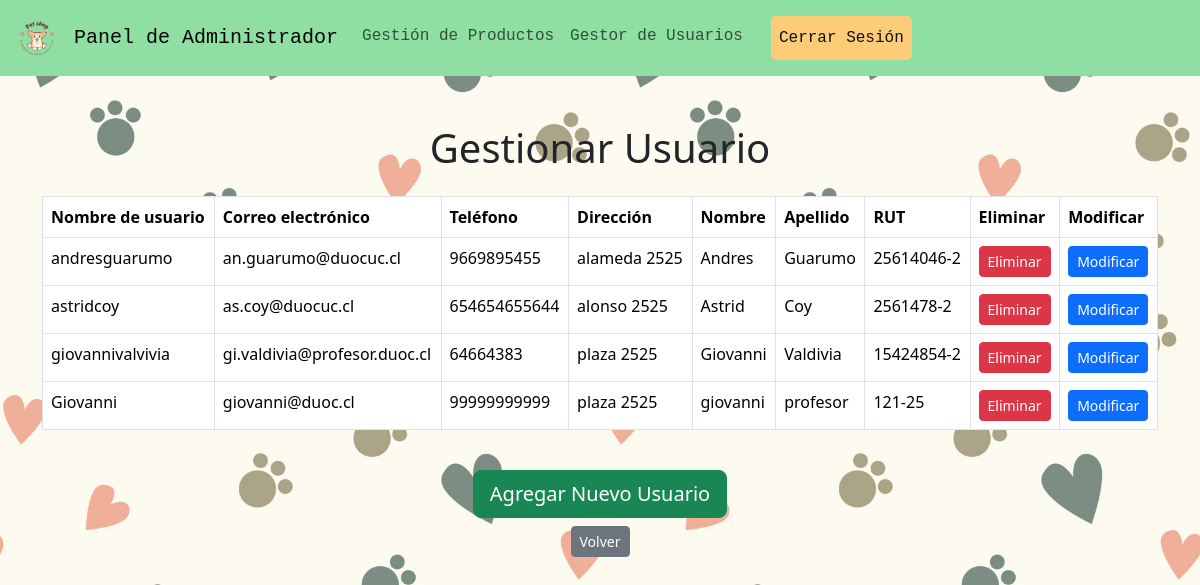
The app's page /tienda/manage_usuarios/ with its own data.
### tienda/models.py (models this page shows, shortened)
class Usuario(AbstractUser):
    nombre = models.CharField(max_length=100, blank=True, null=True)
    apellido = models.CharField(max_length=100, blank=True, null=True)
    rut = models.CharField(max_length=20, blank=True, null=True)
    telefono = models.CharField(max_length=20, blank=True, null=True)
    direccion = models.CharField(max_length=255, blank=True, null=True)

### tienda/views.py (the view)
# urls.py: path('manage_usuarios/', views.manage_usuarios, name='manage_usuarios'),
def manage_usuarios(request):
    usuarios = Usuario.objects.all()
    context = {'usuarios': usuarios}
    return render(request, 'tienda/manage_usuarios.html', context)

### tienda/templates/tienda/manage_usuarios.html (shortened to what this page needs)
{% load static %}
<!DOCTYPE html>
<html lang="es">
<head>
    <link  rel="stylesheet" href="{% static 'tienda/css/estilo.css' %}" >
    <link href="https://cdn.jsdelivr.net/npm/bootstrap@5.3.3/dist/css/bootstrap.min.css" rel="stylesheet">
</head>
<body>
    {% include 'tienda/includes/navbar_administrador.html' %}
    <div class="container mt-5">
        <div class="text-center mb-4">
            <h1>Gestionar Usuario</h1>
        </div>
        <div class="table-responsive">
            <table class="table table-bordered table-hover">
                {% if usuarios %}
                <thead class="thead-light">
                    <tr>
                        <th>Nombre de usuario</th>
                        <th>Correo electrónico</th>
                        <th>Teléfono</th>
                        <th>Dirección</th>
                        <th>Nombre</th>
                        <th>Apellido</th>
                        <th>RUT</th>
                        <th>Eliminar</th>
                        <th>Modificar</th>
                    </tr>
                </thead>
                <tbody>
                    {% for usuario in usuarios %}
                    <tr>
                        <td>{{ usuario.username }}</td>
                        <td>{{ usuario.email }}</td>
                        <td>{{ usuario.telefono }}</td>
                        <td>{{ usuario.direccion }}</td>
                        <td>{{ usuario.nombre }}</td>
                        <td>{{ usuario.apellido }}</td>
                        <td>{{ usuario.rut }}</td>
                        <td><a href="{% url 'delete_user_view' usuario.id %}" class="btn btn-danger btn-sm">Eliminar</a></td>
                        <td><a href="{% url 'update_user' usuario.id %}" class="btn btn-primary btn-sm">Modificar</a></td>
                    </tr>
                    {% endfor %}
                </tbody>
                {% else %}
                <tbody>
                    <tr>
                        <td colspan="9">No hay usuarios registrados.</td>
                    </tr>
                </tbody>
                {% endif %}
            </table>
        </div>
        <div class="text-center mt-4">
            <a href="{% url 'register' %}" class="btn btn-success btn-lg">Agregar Nuevo Usuario</a>
        </div>
        <div class="text-center mt-2">
            <a href="{% url 'admin_index' %}" class="btn btn-secondary btn-sm">Volver</a>
        </div>
    </div>
</body>
</html>

### static/tienda/css/estilo.css (style rules this page uses)
body { background-image: url('../imagenes/fondoPagina.jpg'); background-size: cover; background-position: top left; background-repeat: repeat; min-height: 100vh; margin: 0; padding: 0; font-family: 'Courier New', Courier, monospace; }

### records on screen
Usuario: username "andresguarumo", email "an.guarumo@duocuc.cl", telefono "9669895455", direccion "alameda 2525", nombre "Andres", apellido "Guarumo", rut "25614046-2"
Usuario: username "astridcoy", email "as.coy@duocuc.cl", telefono "654654655644", direccion "alonso 2525", nombre "Astrid", apellido "Coy", rut "2561478-2"
Usuario: username "giovannivalvivia", email "gi.valdivia@profesor.duoc.cl", telefono "64664383", direccion "plaza 2525", nombre "Giovanni", apellido "Valdivia", rut "15424854-2"
Usuario: username "Giovanni", email "giovanni@duoc.cl", telefono "99999999999", direccion "plaza 2525", nombre "giovanni", apellido "profesor", rut "121-25"
